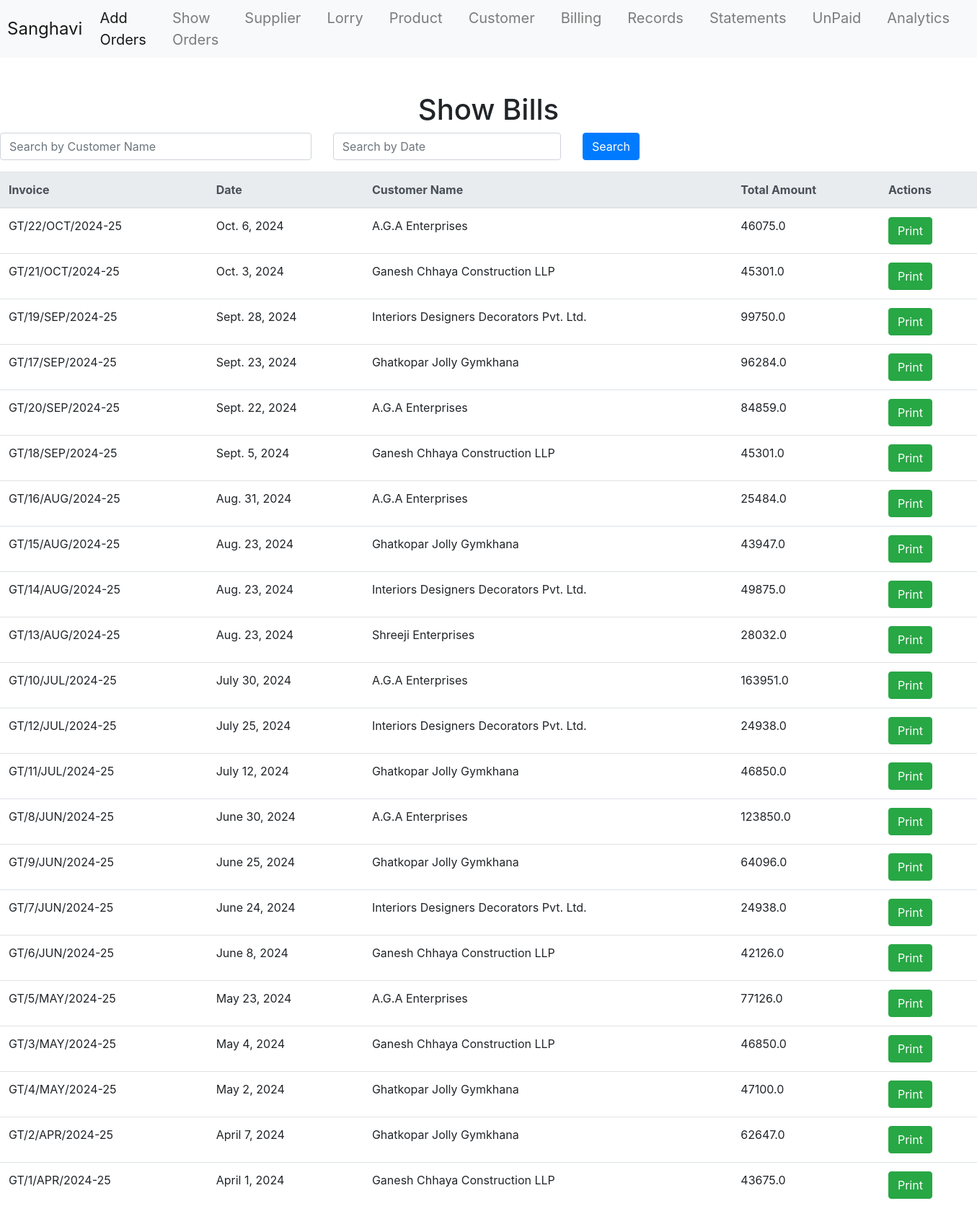
/invoiceApp/show-bill/, run on the app's committed database.
### invoiceApp/models.py (models this page shows, shortened)
class Record(models.Model):
    record_id = models.AutoField(primary_key=True)
    Invoice = models.CharField(max_length=50,null=True, blank=True)
    Cname = models.ForeignKey(Customer, on_delete=models.CASCADE)
    Cadr = models.CharField(max_length=100)
    Sadr = models.CharField(max_length=100)
    state = models.CharField(max_length=30, null=True, blank=True)
    code = models.FloatField(null=True, blank=True)
    gst = models.CharField(max_length=20, null=True, blank=True)
    date = models.DateField()
    pcs = models.FloatField(null=True, blank=True)
    InvoiceEnd = models.DateField(null=True, blank=True)
    tax_rate = models.FloatField(null=True, blank=True)
    lorry_no = models.CharField(max_length=20)
    trip = models.FloatField()
    challan = models.CharField(max_length=20)
    hsn = models.CharField(max_length=20)
    product = models.CharField(max_length=20)
    rate = models.FloatField()
    amount = models.FloatField(null=True, blank=True)
    cgst = models.FloatField()
    sgst = models.FloatField()
    final_amount = models.FloatField()
    total_amount = models.FloatField(null=True, blank=True)
    purchaseRate = models.FloatField(null=True, blank=True)

### invoiceApp/views.py (the view)
# urls.py: path('show-bill/', views.showBillView, name='showBill_url'),
def showBillView(request):
    customer_query = request.GET.get('customer', '')
    date_query = request.GET.get('date', '')
    records = Record.objects.values('Invoice').annotate(
        record_id=Max('record_id'),
        date=Max('date'),
        customer=Max('Cname'),
        total_amount=Round(Max('total_amount')),
    ).order_by('-date')
    if customer_query:
        records = records.filter(Q(customer__icontains=customer_query))
    if date_query:
        date = datetime.strptime(date_query, '%Y-%m-%d').date()
        records = records.filter(date=date)
    template_name = 'invoice/showBill.html'
    context = {'records': records}
    return render(request, template_name, context)

### invoiceApp/templates/invoice/showBill.html (shortened to what this page needs)
{% extends 'layout.html' %}
{% block content %}
    <h1 class="text-center">Show Bills</h1>
    <form method="GET" action="{% url 'showBill_url' %}" class="mb-3">
        <div class="row">
            <div class="col-md-4">
                <input type="text" name="customer" class="form-control" placeholder="Search by Customer Name" value="{{ request.GET.customer }}">
            </div>
            <div class="col-md-3">
                <input type="text" name="date" class="form-control" placeholder="Search by Date" value="{{ request.GET.date }}">
            </div>
            <div class="col-md-1">
                <button type="submit" class="btn btn-primary">Search</button>
            </div>
        </div>
    </form>
    <table class="table">
        <thead class="thead-light">
            <tr>
                <th scope="col">Invoice</th>
                <th scope="col">Date</th>
                <th scope="col">Customer Name</th>
                <th scope="col">Total Amount</th>
                <th scope="col">Actions</th>
            </tr>
        </thead>
        <tbody>
            {% for record in records %}
                <tr>
                    <td>{{ record.Invoice }}</td>
                    <td>{{ record.date }}</td>
                    <td>{{ record.customer }}</td>
                    <td>{{ record.total_amount }}</td>
                    <td>
                        <form method="POST" action="{% url 'print_docx_url' %}" style="display: inline;">
                            <button type="submit" class="btn btn-success">Print</button>
                        </form>
                    </td>
                </tr>
            {% endfor %}
        </tbody>
    </table>
{% endblock %}

### data on the page
Record: Invoice "GT/22/OCT/2024-25", date "Oct. 6, 2024", customer "A.G.A Enterprises", total_amount "46075.0"
Record: Invoice "GT/21/OCT/2024-25", date "Oct. 3, 2024", customer "Ganesh Chhaya Construction LLP", total_amount "45301.0"
Record: Invoice "GT/19/SEP/2024-25", date "Sept. 28, 2024", customer "Interiors Designers Decorators Pvt. Ltd.", total_amount "99750.0"
Record: Invoice "GT/17/SEP/2024-25", date "Sept. 23, 2024", customer "Ghatkopar Jolly Gymkhana", total_amount "96284.0"
Record: Invoice "GT/20/SEP/2024-25", date "Sept. 22, 2024", customer "A.G.A Enterprises", total_amount "84859.0"
Record: Invoice "GT/18/SEP/2024-25", date "Sept. 5, 2024", customer "Ganesh Chhaya Construction LLP", total_amount "45301.0"
Record: Invoice "GT/16/AUG/2024-25", date "Aug. 31, 2024", customer "A.G.A Enterprises", total_amount "25484.0"
Record: Invoice "GT/15/AUG/2024-25", date "Aug. 23, 2024", customer "Ghatkopar Jolly Gymkhana", total_amount "43947.0"
Record: Invoice "GT/14/AUG/2024-25", date "Aug. 23, 2024", customer "Interiors Designers Decorators Pvt. Ltd.", total_amount "49875.0"
Record: Invoice "GT/13/AUG/2024-25", date "Aug. 23, 2024", customer "Shreeji Enterprises", total_amount "28032.0"
Record: Invoice "GT/10/JUL/2024-25", date "July 30, 2024", customer "A.G.A Enterprises", total_amount "163951.0"
Record: Invoice "GT/11/JUL/2024-25", date "July 12, 2024", customer "Ghatkopar Jolly Gymkhana", total_amount "46850.0"
Record: Invoice "GT/7/JUN/2024-25", date "June 24, 2024", customer "Interiors Designers Decorators Pvt. Ltd.", total_amount "24938.0"
Record: Invoice "GT/6/JUN/2024-25", date "June 8, 2024", customer "Ganesh Chhaya Construction LLP", total_amount "42126.0"
Record: Invoice "GT/5/MAY/2024-25", date "May 23, 2024", customer "A.G.A Enterprises", total_amount "77126.0"
Record: Invoice "GT/3/MAY/2024-25", date "May 4, 2024", customer "Ganesh Chhaya Construction LLP", total_amount "46850.0"
Record: Invoice "GT/2/APR/2024-25", date "April 7, 2024", customer "Ghatkopar Jolly Gymkhana", total_amount "62647.0"
Record: Invoice "GT/1/APR/2024-25", date "April 1, 2024", customer "Ganesh Chhaya Construction LLP", total_amount "43675.0"

### other printed values
{{ record.Invoice }} "GT/12/JUL/2024-25" "GT/8/JUN/2024-25" "GT/9/JUN/2024-25" "GT/4/MAY/2024-25"
{{ record.date }} "July 25, 2024" "June 30, 2024" "June 25, 2024" "May 2, 2024"
{{ record.customer }} "Interiors Designers Decorators Pvt. Ltd." "A.G.A Enterprises" "Ghatkopar Jolly Gymkhana" "Ghatkopar Jolly Gymkhana"
{{ record.total_amount }} "24938.0" "123850.0" "64096.0" "47100.0"
